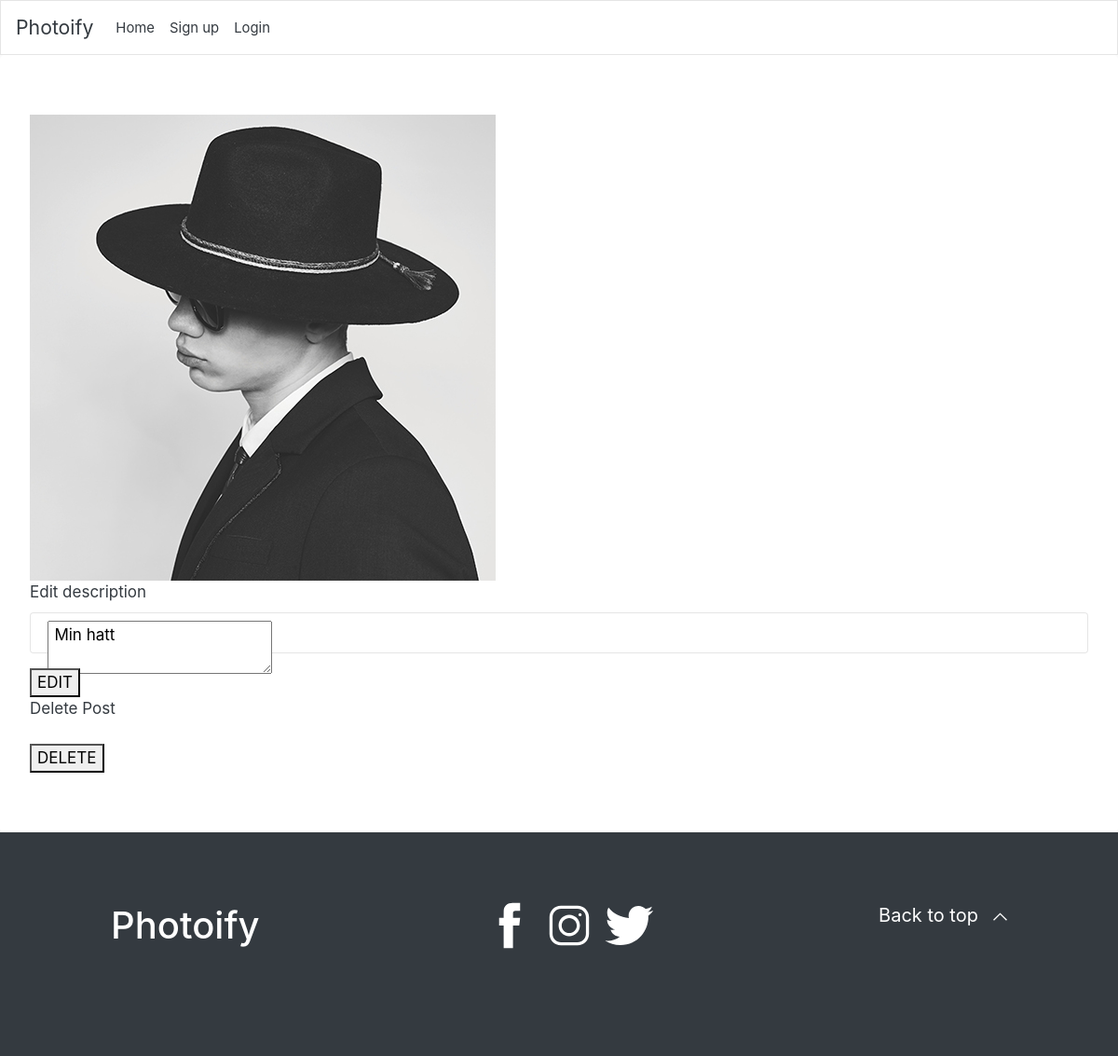
/edit.php?id=28, run on the app's committed database.
### tables this page shows
CREATE TABLE "Posts" (
	`id`	INTEGER PRIMARY KEY AUTOINCREMENT,
	`content`	TEXT,
	`created_at`	TEXT NOT NULL,
	`user_id`	INTEGER NOT NULL,
	`description`	TEXT,
	`updated_at`	TEXT,
	`username`	TEXT
);

### app/functions.php (called while the page is built, shortened)
<?php
function getSinglePost(INT $id, $pdo) {
    $statement = $pdo->prepare('SELECT * FROM Posts WHERE id = :id');
    $statement->bindParam(':id', $id, PDO::PARAM_INT);
    $statement->execute();
    $singlePost = $statement->fetch(PDO::FETCH_ASSOC);
    return $singlePost;
}

### edit.php (the view, shortened to what this page needs)
<?php
require __DIR__.'/views/header.php';
?>
<div class="jumbotron">
    <?php
    $postId = $_GET['id'];
    $singlePost = getSinglePost((int)$postId, $pdo);
    $picFilePath = '/app/uploads/'. $singlePost['content'];
    ?>
  <img class="img-posts" src="<?php echo $picFilePath; ?>">
<form action="app/posts/edit.php"  method="post" enctype="multipart/form-data">
    <div class="form-group">
        <label for="post_description">Edit description</label>
    <div class="form-control">
    <textarea type="text" name="post_description" value="<?php echo $singlePost['description']; ?>"> <?php echo $singlePost['description']; ?></textarea></div>
    </div>
<div class="edit">
<button type="submit" class="post" name="post_id" value="<?= $singlePost['id'] ?>">EDIT</button></div>
</form>
<form action="app/posts/delete.php" method="post" enctype="multipart/form-data">
    <div class="form-group">
        <label for="delete">Delete Post</label>
    </div>
    <div class="delete"><button type="submit" class="post" name="post_id" value="<?= $singlePost['id'] ?>">DELETE</button></div>
</form>
</div>
<?php require __DIR__.'/views/footer.php'; ?>

### assets/styles/main.css (style rules this page uses)
body { width: 100%; height: 100%; padding: 0; margin: 0; background-color: #FAFAFA; }
.jumbotron { width: 100vw; height: 100%; background-color: white; }

### data on the page
posts: content (picture), post_description "Min hatt"
